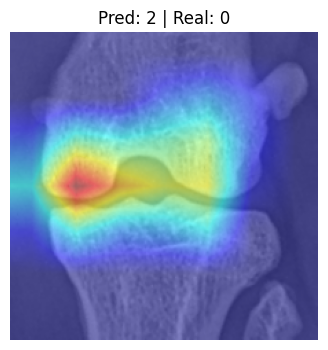
#> input picture gradcam_effb0_ft.png, 328 x 350 px, given as the content of the folder dataset/mendeleyOAI_dataset/ClsKLData/kneeKL224, which was not available
$ jupyter execute --allow-errors Capitulo3_bright.ipynb   (text cells are left out)
#> lines starting #> are read from the running program, lines starting #| are printed output that depends on the picture; pictures that were not available may be replaced by others from this repository, and a replacement may not be noted
[cell 1]
DATASET_PATH = 'dataset/mendeleyOAI_dataset/ClsKLData/kneeKL224'

[cell 2]
import os

imagenes = {}
for subset in os.listdir(DATASET_PATH):
    subset_path = os.path.join(DATASET_PATH, subset)
    for kl_grade in os.listdir(subset_path):
        kl_grade_path = os.path.join(subset_path, kl_grade)
        for image in os.listdir(kl_grade_path):
            image_path = os.path.join(kl_grade_path, image)
            if kl_grade not in imagenes:
                imagenes[kl_grade] = 0
            imagenes[kl_grade] += 1

print(f"Total imagenes: {sum(imagenes.values())}")
for kl_grade, count in imagenes.items():
    print(f"Clase {kl_grade}: {count} \t {count/sum(imagenes.values())*100:.2f}%")

[cell 3]
import cv2
import hashlib
hashes = []
duplicates = 0

for split in os.listdir(DATASET_PATH):
    split_path = os.path.join(DATASET_PATH, split)
    print("Analizando split ", split)
    for kl_grade in os.listdir(split_path):
        kl_grade_path = os.path.join(split_path, kl_grade)
        for image in os.listdir(kl_grade_path):
            image_path = os.path.join(kl_grade_path, image)
            img = cv2.imread(image_path)
#> img is the input picture: shape (350, 328, 3); mean B, G, R 182, 140.8, 124
            if img is None:
                print(f"Error al cargar {image_path}")
                continue
            hash = hashlib.md5(img.tobytes()).hexdigest()
#> hash = '10edf024b835e4571cee9020efd7c8ee'
            if hash in hashes:
                print(f"Imagen duplicada: {image_path} y {hashes[hash]}")
                duplicates += 1
            else:
                hashes.append(hash)
print(duplicates)

[cell 4]
UNIFIED_DATASET_PATH = 'dataset/mendeleyOAI_dataset/ClsKLData/kneeKL224_unified'

[cell 5]
import shutil
os.makedirs(UNIFIED_DATASET_PATH, exist_ok=True)
for split in os.listdir(DATASET_PATH):
    split_path = os.path.join(DATASET_PATH, split)
    print("Copiando split ", split, end="")
    for kl_grade in os.listdir(split_path):
        print(".", end="")
        os.makedirs(os.path.join(UNIFIED_DATASET_PATH, kl_grade), exist_ok=True)
        kl_grade_path = os.path.join(split_path, kl_grade)
        for image in os.listdir(kl_grade_path):
            image_path = os.path.join(kl_grade_path, image)
            shutil.copy(image_path, os.path.join(UNIFIED_DATASET_PATH, kl_grade, image))
    print()

[cell 6]
import os
imagenes = {}
for kl_grade in os.listdir(UNIFIED_DATASET_PATH):
    kl_grade_path = os.path.join(UNIFIED_DATASET_PATH, kl_grade)
    for image in os.listdir(kl_grade_path):
        image_path = os.path.join(kl_grade_path, image)
        if kl_grade not in imagenes:
            imagenes[kl_grade] = 0
        imagenes[kl_grade] += 1

print(f"Total imagenes: {sum(imagenes.values())}")
for kl_grade, count in imagenes.items():
    print(f"Clase {kl_grade}: {count} \t {count/sum(imagenes.values())*100:.2f}%")

[cell 7]
import random
from src.config import RANDOM_SEED
random.seed(RANDOM_SEED)

train_ratio = 0.75
val_ratio = 0.08
test_ratio = 0.17

assert train_ratio + val_ratio + test_ratio == 1
# Crear directorios
ORIGINAL_OAI_PATH = 'dataset/mendeleyOAI_dataset/ClsKLData/kneeKL224_unified'
SPLIT_OAI_PATH = 'dataset/experimento1/split_oai'

[cell 8]
os.makedirs(SPLIT_OAI_PATH, exist_ok=True)
for split in ['test','train','val']:
    os.makedirs(os.path.join(SPLIT_OAI_PATH, split), exist_ok=True)
    for kl_grade in os.listdir(ORIGINAL_OAI_PATH):
        os.makedirs(os.path.join(SPLIT_OAI_PATH, split, kl_grade), exist_ok=True)

# Train 0, 9001695L
total_train_images = 0
total_val_images = 0
total_test_images = 0
for class_name in os.listdir(ORIGINAL_OAI_PATH):
    class_path = os.path.join(ORIGINAL_OAI_PATH, class_name)
    images = os.listdir(class_path)
    random.shuffle(images)

    n_train_images = int(len(images) * train_ratio)
    n_val_images = int(len(images) * val_ratio)
    n_test_images = len(images) - n_train_images - n_val_images
    total_train_images += n_train_images
    total_val_images += n_val_images
    total_test_images += n_test_images
    print(f"Clase {class_name}: {len (images)} \t  train {n_train_images} \t val {n_val_images} \t test {n_test_images}")

    for i, image in enumerate(images):
        image_path = os.path.join(class_path, image)
        if i < n_train_images:
            shutil.copy(image_path, os.path.join(SPLIT_OAI_PATH, 'train', class_name, image))
        elif i < n_train_images + n_val_images:
            shutil.copy(image_path, os.path.join(SPLIT_OAI_PATH, 'val', class_name, image))
        else:
            shutil.copy(image_path, os.path.join(SPLIT_OAI_PATH, 'test', class_name, image))


print()
print(f"Train {total_train_images}, val {total_val_images}, test {total_test_images}")

[cell 9]
import os

imagenes = {}
for subset in os.listdir(SPLIT_OAI_PATH):
    subset_path = os.path.join(SPLIT_OAI_PATH, subset)
    imagenes[subset] = {}
    for kl_grade in os.listdir(subset_path):
        kl_grade_path = os.path.join(subset_path, kl_grade)
        if kl_grade not in imagenes[subset]:
            imagenes[subset][kl_grade] = 0
        imagenes[subset][kl_grade] += len(os.listdir(kl_grade_path))

# Print total images
total_images = sum(sum(images.values()) for images in imagenes.values())
print(f"Total imagenes: {total_images}")

# Print statistics for each split
#> (the rest of this cell did not finish here and is left out)

[cell 10]
DATASET_PATH = SPLIT_OAI_PATH
NEW_DATASET_PATH = 'dataset/experimento1/split_brightness_200'
# [7 lines left out: function calculate_brightness, not called in this run]

[cell 11]
BRIGHTNESS_THRESHOLD = 200

n_imagenes = 0
n_total_imagenes = 0
imagenes_brillantes = 0
#> (the rest of this cell did not finish here and is left out)

[cell 12]
import cv2
import numpy as np
import torch
from PIL import Image
from torchvision import transforms

class HistogramEqualization:
    """Aplica ecualización de histograma para ajuste de contraste"""
    # [14 lines left out: function __call__, not called in this run]

class BilateralFilter:
    """Aplica filtrado bilateral para suavizado preservando bordes"""
    # [15 lines left out: functions __init__, __call__, not called in this run]

[cell 13]
from torch.utils.data import DataLoader, Dataset
from torchvision import transforms
import matplotlib.pyplot as plt

class DatasetExperiment1(Dataset):
    def __init__(self, mode='train', batch_size=32, local = False, path = NEW_DATASET_PATH):
        """
        Args:
            mode (str): 'train', 'val' o 'test'.
            transform: Transformaciones de torchvision a aplicar a las imágenes.
        """
        assert mode in ['train', 'val', 'test'], "Mode must be 'train', 'val', or 'test'"

        if local:
            print("LOCAL MODE ENABLED")

        # Transformaciones del paper
        # Histogram equalization for contrast adjustment
        # and bilateral filtering for smoothness
        self.transform =  transforms.Compose([
            transforms.Resize((224, 224)),
            HistogramEqualization(),
            BilateralFilter(d=9, sigma_color=75, sigma_space=75),
            transforms.ToTensor(),
        ])
        self.data_path = os.path.join(path, mode)
        self.classes = sorted(os.listdir(self.data_path))  # Lista de clases
        self.data = []
        self.batch_size = batch_size
        # Cargar imágenes con sus etiquetas


        for label, class_name in enumerate(self.classes):
            class_path = os.path.join(self.data_path, class_name)
            i = 0
            for img_name in os.listdir(class_path):
                if local and i >= 3:
                    break
                img_path = os.path.join(class_path, img_name)
                self.data.append((img_path, label))
                i += 1
    def __len__(self):
        return len(self.data)

    # [8 lines left out: function __getitem__, not called in this run]

    def get_dataloader(self, shuffle=True):
        return DataLoader(self, batch_size=self.batch_size, shuffle=shuffle)
    # [49 lines left out: function show_image, not called in this run]

#> (a cell that did not finish here is left out)

[cell 15]
AUGMENTED_DATASET_PATH = 'dataset/experimento1/augmented_oai_bright'
SPLIT_OAI_PATH = 'dataset/experimento1/split_brightness_200'
os.makedirs(AUGMENTED_DATASET_PATH, exist_ok=True)

for split in ['train', 'val', 'test']:
    os.makedirs(os.path.join(AUGMENTED_DATASET_PATH, split), exist_ok=True)
    for kl_grade in os.listdir(ORIGINAL_OAI_PATH):
        os.makedirs(os.path.join(AUGMENTED_DATASET_PATH, split, kl_grade), exist_ok=True)

[cell 16]
import shutil
# Copy val and test images
for split in ['val', 'test']:
    for kl_grade in os.listdir(ORIGINAL_OAI_PATH):
        kl_grade_path = os.path.join(SPLIT_OAI_PATH, split, kl_grade)
        for image in os.listdir(kl_grade_path):
            image_path = os.path.join(kl_grade_path, image)
            shutil.copy(image_path, os.path.join(AUGMENTED_DATASET_PATH, split, kl_grade, image))

[cell 17]
print(SPLIT_OAI_PATH)

[cell 18]
# Data augmentation for train

for split in ['train']:
    for kl_grade in os.listdir(ORIGINAL_OAI_PATH):
        print(f"Augmenting {kl_grade} images")
        kl_grade_path = os.path.join(SPLIT_OAI_PATH, split, kl_grade)
        for image in os.listdir(kl_grade_path):
            image_path = os.path.join(kl_grade_path, image)
            shutil.copy(image_path, os.path.join(AUGMENTED_DATASET_PATH, split, kl_grade, image))
            img = cv2.imread(image_path)
            if img is None:
                print(f"Error al cargar {image_path}")
                continue
            # Flip
            img_flip = cv2.flip(img, 1)
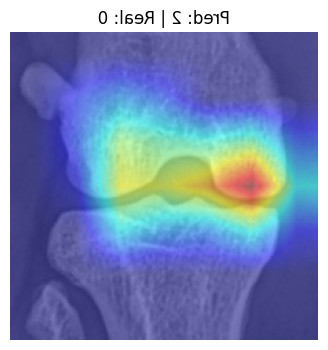
#> img_flip: shape (350, 328, 3); mean B, G, R 182, 140.8, 124
            cv2.imwrite(os.path.join(AUGMENTED_DATASET_PATH, split, kl_grade, f"flip_{image}"), img_flip)
            # Rotate
            img_rot = cv2.rotate(img, cv2.ROTATE_90_CLOCKWISE)
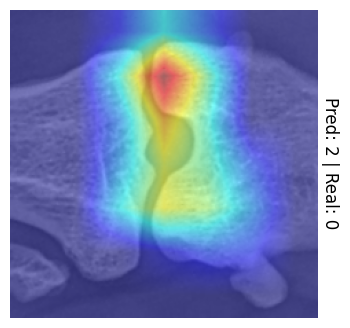
#> img_rot: shape (328, 350, 3); mean B, G, R 182, 140.8, 124
            cv2.imwrite(os.path.join(AUGMENTED_DATASET_PATH, split, kl_grade, f"rot_{image}"), img_rot)
            # Flip + Rotate
            img_flip_rot = cv2.rotate(img_flip, cv2.ROTATE_90_CLOCKWISE)
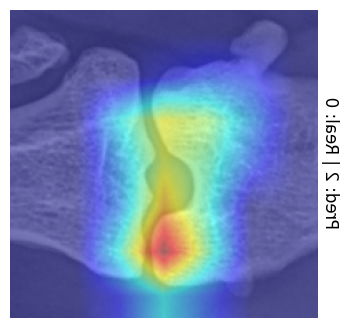
#> img_flip_rot: shape (328, 350, 3); mean B, G, R 182, 140.8, 124
            cv2.imwrite(os.path.join(AUGMENTED_DATASET_PATH, split, kl_grade, f"flip_rot_{image}"), img_flip_rot)

[cell 19]
import os

imagenes = {}
for subset in os.listdir(AUGMENTED_DATASET_PATH):
    subset_path = os.path.join(AUGMENTED_DATASET_PATH, subset)
    imagenes[subset] = {}
    for kl_grade in os.listdir(subset_path):
        kl_grade_path = os.path.join(subset_path, kl_grade)
        if kl_grade not in imagenes[subset]:
            imagenes[subset][kl_grade] = 0
        imagenes[subset][kl_grade] += len(os.listdir(kl_grade_path))

# Print total images
total_images = sum(sum(images.values()) for images in imagenes.values())
print(f"Total imagenes: {total_images}")

# Print statistics for each split
for subset, classes in imagenes.items():
    subset_total = sum(classes.values())
    print(f"\n--- {subset.upper()} ---")
    print(f"Total: {subset_total} ({subset_total/total_images*100:.2f}% of dataset)")

    for kl_grade, count in sorted(classes.items()):
        print(f"  Clase {kl_grade}: {count} ({count/subset_total*100:.2f}% of {subset})")
